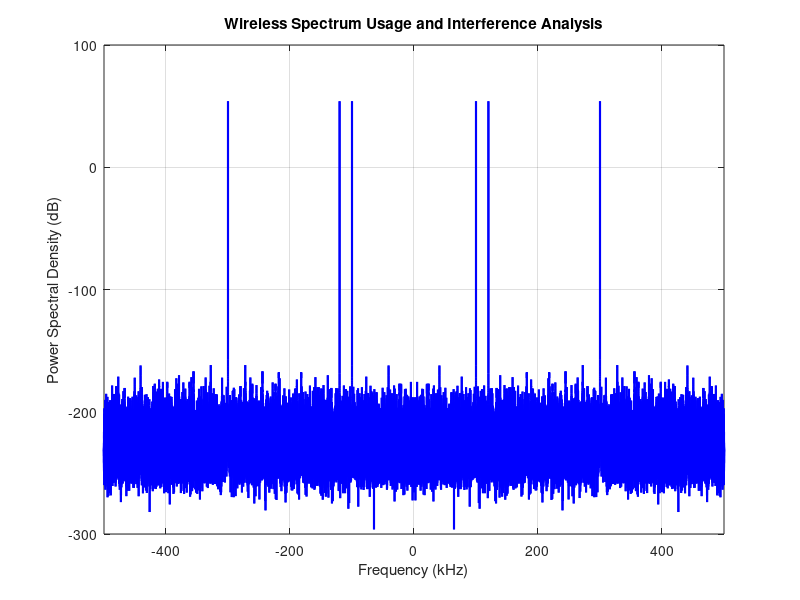

Recreate this plot in MATLAB.
clc; clear; close all;

fs = 1e6;        % Sampling frequency (1 MHz)
t = 0:1/fs:1-1/fs; % Time vector (1 second)
N = length(t);   % Number of samples

% Define carrier frequencies for different users
f1 = 100e3; % User 1: 100 kHz
f2 = 120e3; % User 2: 120 kHz (close frequency, potential interference)
f3 = 300e3; % User 3: 300 kHz (far frequency, less interference)

% Generate signals for each user
s1 = cos(2*pi*f1*t); % User 1 signal
s2 = cos(2*pi*f2*t); % User 2 signal (may cause interference with User 1)
s3 = cos(2*pi*f3*t); % User 3 signal (less interference)

% Combine signals (simulating shared spectrum usage)
signal = s1 + s2 + s3;

% Compute Power Spectral Density (PSD) using FFT
f = linspace(-fs/2, fs/2, N); % Frequency axis
PSD = abs(fftshift(fft(signal))).^2 / N; 

% Plot Power Spectral Density
figure;
plot(f/1e3, 10*log10(PSD), 'b', 'LineWidth', 1.5);
xlabel('Frequency (kHz)');
ylabel('Power Spectral Density (dB)');
title('Wireless Spectrum Usage and Interference Analysis');
grid on;
xlim([-500 500]);
